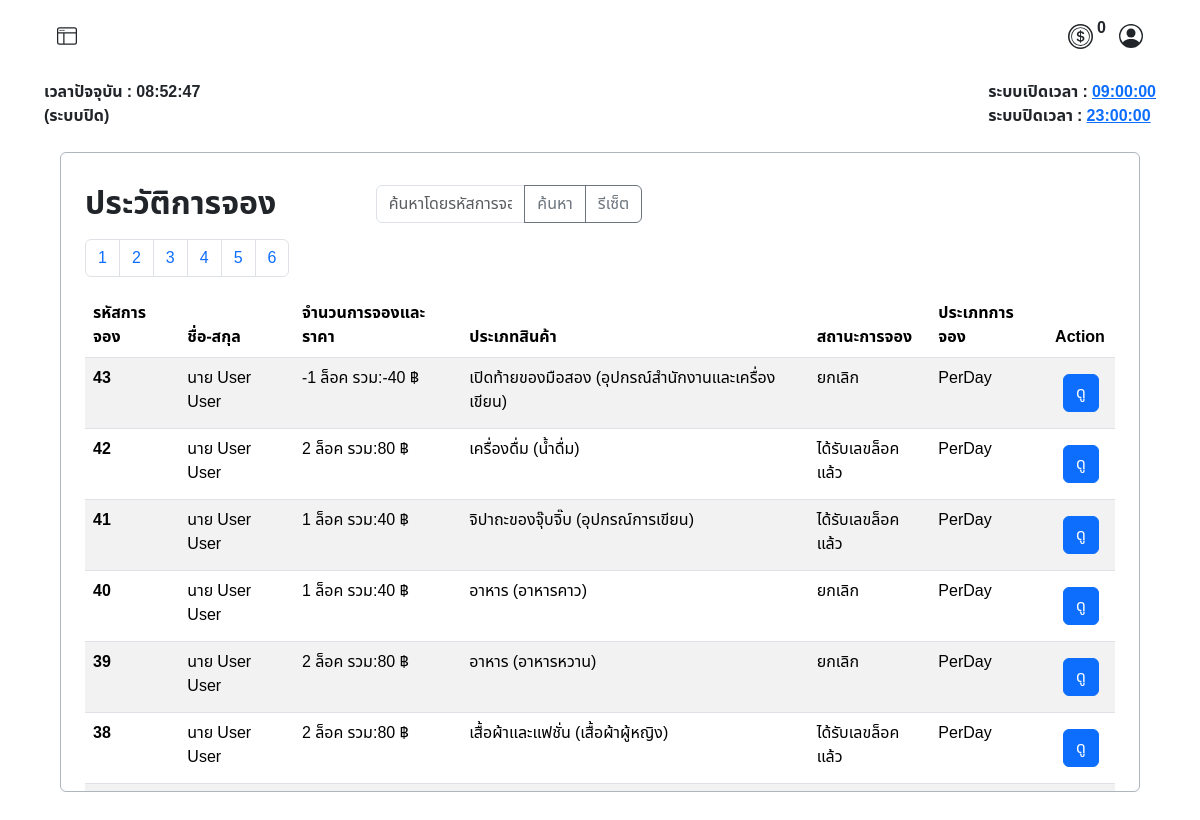
/admin/booking_history.php (signed in), run on the app's committed database.
### tables this page shows
CREATE TABLE `operating_hours` (
  `id` int(11) NOT NULL,
  `opening_time` time NOT NULL,
  `closing_time` time NOT NULL
);

CREATE TABLE `booked` (
  `id_booked` int(10) UNSIGNED ZEROFILL NOT NULL COMMENT 'รหัสการจองแบบเรียบร้อยแล้ว',
  `booking_id` int(10) UNSIGNED DEFAULT NULL COMMENT 'รหัสการจอง',
  `member_id` int(6) UNSIGNED DEFAULT NULL COMMENT 'รหัสลูกค้า',
  `booking_amount` varchar(45) NOT NULL,
  `total_price` varchar(45) NOT NULL,
  `product_type` int(11) NOT NULL,
  `sub_product_type` int(11) NOT NULL,
  `booking_status` int(3) UNSIGNED NOT NULL COMMENT 'สถานะการจอง',
  `booking_type` varchar(20) NOT NULL,
  `zone_id` int(3) UNSIGNED NOT NULL COMMENT 'รหัสประเภทโซน',
  `slip_img` varchar(45) DEFAULT NULL COMMENT 'log',
  `booking_date` timestamp NOT NULL DEFAULT current_timestamp() ON UPDATE current_timestamp() COMMENT 'วันเวลาที่จอง',
  `booked_lock_number` varchar(10) DEFAULT NULL COMMENT 'เลขล็อคที่จะได้',
  `expiration_date` datetime DEFAULT NULL
);

CREATE TABLE `category` (
  `id_category` int(11) NOT NULL,
  `cat_name` varchar(45) NOT NULL
);

CREATE TABLE `sub_category` (
  `idsub_category` int(11) NOT NULL,
  `id_category` int(11) DEFAULT NULL,
  `sub_cat_name` varchar(45) NOT NULL
);

CREATE TABLE `booking_status` (
  `id` int(3) UNSIGNED NOT NULL COMMENT 'รหัสสถานะการจอง',
  `status` varchar(50) NOT NULL COMMENT 'สถานะ'
);

### admin/booking_history.php (the view, shortened to what this page needs)
<?php
require("../condb.php");
$results_per_page = 7;
$page = isset($_GET['page']) ? (int)$_GET['page'] : 1;
$start_from = ($page - 1) * $results_per_page;
?>
<!DOCTYPE html>
<html lang="th">
<head>
    <link href="https://cdn.jsdelivr.net/npm/bootstrap@5.3.3/dist/css/bootstrap.min.css" rel="stylesheet">
    <link rel="stylesheet" href="../asset/css/font.css">
</head>
<body>
    <?php include('./admin_nav.php'); ?>
    <div class="container my-4 p-2 border border-dark-subtle rounded overflow-auto" style="width: 90%; height: 40rem;">
        <div class="tab-content" id="myTabContent">
            <div class="tab-pane fade show active mt-2 mx-2 p-2" id="category">
                <div class="mt-2">
                    <div class="d-flex">
                        <div class="row">
                            <div class="w-50">
                                <h2><strong>ประวัติการจอง</strong></h2>
                            </div>
                            <div class="w-50">
                                <form method="GET">
                                    <div class="input-group mb-3">
                                        <input class="form-control" type="text" name="search_query" placeholder="ค้นหาโดยรหัสการจอง, ชื่อ-สกุล">
                                        <button class="btn btn-outline-secondary" type="submit">ค้นหา</button>
                                        <a href="?reset=true" class="btn btn-outline-secondary">รีเซ็ต</a>
                                    </div>
                                </form>
                            </div>
                        </div>
                    </div>
                    <?php
                    $sql_total = "SELECT COUNT(*) FROM market_booking.booked";
                    $result_total = $conn->query($sql_total);
                    $row_total = $result_total->fetch_row();
                    $total_records = $row_total[0];
                    $total_pages = ceil($total_records / $results_per_page);
                    echo "<nav>";
                    echo "<ul class='pagination'>";
                    for ($i = 1; $i <= $total_pages; $i++) {
                        echo "<li class='page-item'><a class='page-link' href='?page=" . $i . "'>" . $i . "</a></li>";
                    }
                    echo "</ul>";
                    echo "</nav>";
                    $sql = "SELECT
                            B.booking_id,
                            CONCAT(U.prefix, ' ', U.firstname, ' ', U.lastname) AS fullname,
                            B.booking_amount,
                            B.total_price,
                            C.cat_name,
                            SC.sub_cat_name,
                            BS.status,
                            B.booking_type,
                            B.slip_img,
                            B.booked_lock_number,
                            B.booking_date
                        FROM market_booking.booked AS B
                        LEFT JOIN booking_status AS BS ON B.booking_status = BS.id
                        LEFT JOIN tbl_user AS U ON B.member_id = U.user_id
                        LEFT JOIN category AS C ON B.product_type = C.id_category
                        LEFT JOIN sub_category AS SC ON B.sub_product_type = SC.idsub_category
                        ORDER BY id_booked DESC";
                    $sql .= " LIMIT $start_from, $results_per_page";
                    $result = $conn->query($sql);
                    if ($result === false) {
                        echo "ข้อผิดพลาด SQL: " . $conn->error;
                    } elseif ($result->num_rows > 0) {
                        echo "<table class='table table-striped'>";
                        echo "<thead>
            <tr>
                <th>รหัสการจอง</th>
                <th>ชื่อ-สกุล</th>
                <th>จำนวนการจองและราคา</th>
                <th>ประเภทสินค้า</th>
                <th>สถานะการจอง</th>
                <th>ประเภทการจอง</th>
                <th>Action</th>
            </tr>
        </thead>";
                        echo "<tbody>";
                        while ($row = $result->fetch_assoc()) {
                            echo "<tr>";
                            echo "<td><strong>" . (is_null($row["booking_id"]) ? "<span class='text-danger'>ข้อมูลถูกลบไปแล้ว</span>" : $row["booking_id"]) . "</strong></td>";
                            echo "<td>" . (is_null($row["fullname"]) ? "<span class='text-danger'>ข้อมูลถูกลบไปแล้ว</span>" : $row["fullname"]) . "</td>";
                            echo "<td>" . (is_null($row["booking_amount"]) || is_null($row["total_price"]) ? "<span class='text-danger'>ข้อมูลถูกลบไปแล้ว</span>" : $row["booking_amount"] . " ล็อค รวม:" . $row["total_price"] . " ฿") . "</td>";
                            echo "<td>" . (is_null($row["cat_name"]) || is_null($row["sub_cat_name"]) ? "<span class='text-danger'>ข้อมูลถูกลบไปแล้ว</span>" : $row["cat_name"] . " (" . $row["sub_cat_name"] . ")") . "</td>";
                            echo "<td>" . (is_null($row["status"]) ? "<span class='text-danger'>ข้อมูลถูกลบไปแล้ว</span>" : $row["status"]) . "</td>";
                            echo "<td>" . (is_null($row["booking_type"])  ? "<span class='text-danger'>ข้อมูลถูกลบไปแล้ว</span>" : $row["booking_type"]) . "</td>";
                            echo "<td>
                    <button
                        class='btn btn-primary m-2' type='button'
                        data-bs-toggle='modal'
                        data-bs-target='#viewBookingModal'
                        data-id='" . (is_null($row["booking_id"]) ? '' : $row["booking_id"]) . "'>
                        ดู
                    </button>
                </td>";
                            echo "</tr>";
                        }
                        echo "</tbody></table>";
                    } else {
                        echo "ไม่พบข้อมูล";
                    }
                    ?>
                </div>
            </div>
        </div>
    </div>
</body>
</html>

### admin/admin_nav.php (shortened to what this page needs)
<nav class="row g-2">
    <div class="col-12 d-flex justify-content-between px-5 py-3">
        <div class="col-4">
            <button class="btn" type="button" data-bs-toggle="offcanvas" data-bs-target="#offcanvasWithBothOptions" aria-controls="offcanvasWithBothOptions">
            </button>
        </div>
        <div class="d-flex align-items-center ">
            <div class="row  ">
                <div class="col d-flex align-items-center justify-content-center">
                    <p class="ms-1">
                        <strong>
                            <?php
                            echo $_SESSION["token"];
                            ?>
                        </strong>
                    </p>
                </div>
            </div>
            <button class="btn " type="button" data-bs-toggle="modal" data-bs-target="#ProfileModal">
            </button>
        </div>
    </div>
    <?php
    require("../condb.php");
    $sql_time = "SELECT opening_time, closing_time FROM operating_hours LIMIT 1";
    $result = $conn->query($sql_time);
    $row_time = $result->fetch_assoc();
    $openingTime = $row_time['opening_time'];
    $closingTime = $row_time['closing_time'];
    ?>
    <div class="col-12 d-flex justify-content-between px-5">
        <strong>
            <div id="time"></div>
            <div id="status">(ระบบปิด)</div>
        </strong>
        <strong>
            <div id="opening_time">ระบบเปิดเวลา : <a href="#" data-bs-toggle="modal" data-bs-target="#editTimeModal"><?php echo $openingTime; ?></a></div>
            <div id="closing_time">ระบบปิดเวลา : <a href="#" data-bs-toggle="modal" data-bs-target="#editTimeModal"><?php echo $closingTime; ?></a></div>
        </strong>
    </div>
</nav>

### data on the page
operating_hours: opening_time "09:00:00", closing_time "23:00:00"
booked: booking "43", fullname "นาย User User", booking_amount "-1", total_price "-40", product_type.cat_name "เปิดท้ายของมือสอง", sub_category.sub_cat_name "อุปกรณ์สำนักงานและเครื่องเขียน", booking_status.status "ยกเลิก", booking_type "PerDay"
booked: booking "42", fullname "นาย User User", booking_amount "2", total_price "80", product_type.cat_name "เครื่องดื่ม", sub_category.sub_cat_name "น้ำดื่ม", booking_status.status "ได้รับเลขล็อคแล้ว", booking_type "PerDay"
booked: booking "41", fullname "นาย User User", booking_amount "1", total_price "40", product_type.cat_name "จิปาถะของจุ๊บจิ๊บ", sub_category.sub_cat_name "อุปกรณ์การเขียน", booking_status.status "ได้รับเลขล็อคแล้ว", booking_type "PerDay"
booked: booking "40", fullname "นาย User User", booking_amount "1", total_price "40", product_type.cat_name "อาหาร", sub_category.sub_cat_name "อาหารคาว", booking_status.status "ยกเลิก", booking_type "PerDay"
booked: booking "39", fullname "นาย User User", booking_amount "2", total_price "80", product_type.cat_name "อาหาร", sub_category.sub_cat_name "อาหารหวาน", booking_status.status "ยกเลิก", booking_type "PerDay"
booked: booking "38", fullname "นาย User User", booking_amount "2", total_price "80", product_type.cat_name "เสื้อผ้าและแฟชั่น", sub_category.sub_cat_name "เสื้อผ้าผู้หญิง", booking_status.status "ได้รับเลขล็อคแล้ว", booking_type "PerDay"

### other printed values
$_SESSION["token"] "0"
